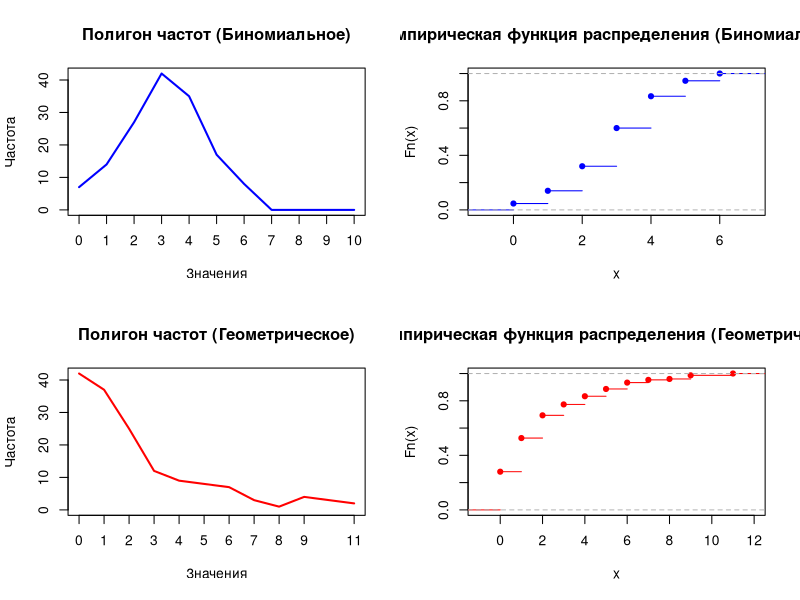
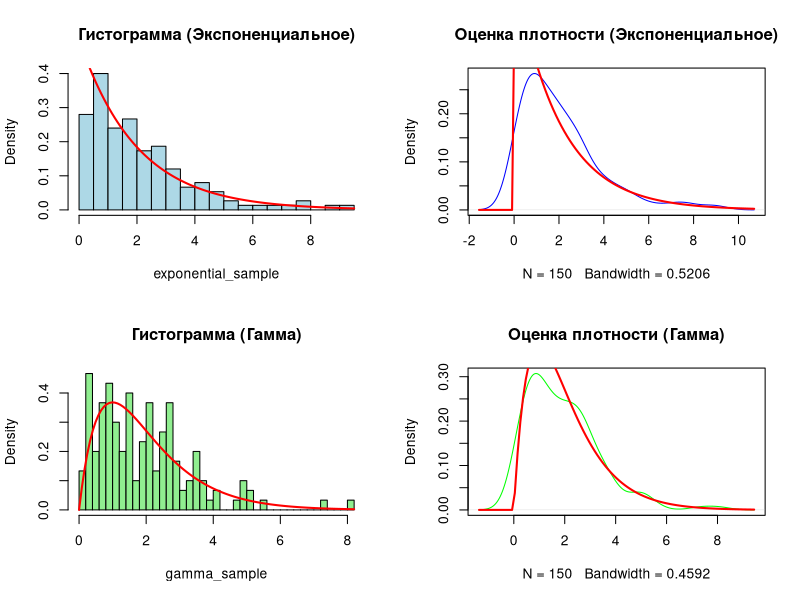

Write the R code that produced these figures, in order.
# Установка зерна для воспроизводимости результатов
set.seed(42)

# Задание 1: Дискретные распределения
cat("Задание 1: Дискретные распределения\n\n")
# Параметры
N <- 150     # Размер выборки
n <- 10      # Количество испытаний (для биномиального)
p <- 0.3     # Вероятность успеха

# 1. Генерация выборок
binomial_sample <- rbinom(N, n, p)
geometric_sample <- rgeom(N, p)

# 2. Построение полигона частот и эмпирической функции распределения
par(mfrow = c(2, 2))

# Полигон частот для биномиального распределения
bin_freq <- table(factor(binomial_sample, levels = 0:n))
plot(bin_freq, type = "l", col = "blue", xlab = "Значения", ylab = "Частота", 
     main = "Полигон частот (Биномиальное)")

# Эмпирическая функция распределения для биномиального
plot(ecdf(binomial_sample), col = "blue", main = "Эмпирическая функция распределения (Биномиальное)")

# Полигон частот для геометрического распределения
geom_freq <- table(geometric_sample)
plot(geom_freq, type = "l", col = "red", xlab = "Значения", ylab = "Частота", 
     main = "Полигон частот (Геометрическое)")

# Эмпирическая функция распределения для геометрического
plot(ecdf(geometric_sample), col = "red", main = "Эмпирическая функция распределения (Геометрическое)")

# 3. Оценки числовых характеристик (для обоих распределений)
# Для биномиального
bin_mean <- mean(binomial_sample)
bin_var <- var(binomial_sample)
bin_std <- sd(binomial_sample)
bin_mode <- as.numeric(names(sort(table(binomial_sample), decreasing = TRUE)[1]))
bin_median <- median(binomial_sample)
bin_skewness <- sum((binomial_sample - bin_mean)^3) / (N * bin_std^3)
bin_kurtosis <- (sum((binomial_sample - bin_mean)^4) / (N * bin_std^4)) - 3

# Для геометрического
geom_mean <- mean(geometric_sample)
geom_var <- var(geometric_sample)
geom_std <- sd(geometric_sample)
geom_mode <- as.numeric(names(sort(table(geometric_sample), decreasing = TRUE)[1]))
geom_median <- median(geometric_sample)
geom_skewness <- sum((geometric_sample - geom_mean)^3) / (N * geom_std^3)
geom_kurtosis <- (sum((geometric_sample - geom_mean)^4) / (N * geom_std^4)) - 3

# Вывод характеристик для биномиального распределения
cat("Биномиальное распределение:\n")
cat("  Выборочное среднее =", bin_mean, "\n")
cat("  Выборочная дисперсия =", bin_var, "\n")
cat("  Выборочное СКО =", bin_std, "\n")
cat("  Мода =", bin_mode, "\n")
cat("  Медиана =", bin_median, "\n")
cat("  Коэффициент асимметрии =", bin_skewness, "\n")
cat("  Коэффициент эксцесса =", bin_kurtosis, "\n\n")

# Вывод характеристик для геометрического распределения
cat("Геометрическое распределение:\n")
cat("  Выборочное среднее =", geom_mean, "\n")
cat("  Выборочная дисперсия =", geom_var, "\n")
cat("  Выборочное СКО =", geom_std, "\n")
cat("  Мода =", geom_mode, "\n")
cat("  Медиана =", geom_median, "\n")
cat("  Коэффициент асимметрии =", geom_skewness, "\n")
cat("  Коэффициент эксцесса =", geom_kurtosis, "\n\n")

# 4. Теоретические математическое ожидание и дисперсия
bin_theo_mean <- n * p
bin_theo_var <- n * p * (1 - p)

geom_theo_mean <- (1 - p) / p
geom_theo_var <- (1 - p) / p^2

# Сравнение
cat("Сравнение с теоретическими значениями:\n")
cat("Биномиальное:\n")
cat("  Выборочное среднее =", bin_mean, ", Теоретическое =", bin_theo_mean, "\n")
cat("  Выборочная дисперсия =", bin_var, ", Теоретическая =", bin_theo_var, "\n")
cat("Геометрическое:\n")
cat("  Выборочное среднее =", geom_mean, ", Теоретическое =", geom_theo_mean, "\n")
cat("  Выборочная дисперсия =", geom_var, ", Теоретическая =", geom_theo_var, "\n\n")

# 5. Оценка параметров
p_est_bin <- bin_mean / n
p_est_geom <- 1 / (geom_mean + 1)

cat("Оценка параметра p:\n")
cat("  Для биномиального:", p_est_bin, "\n")
cat("  Для геометрического:", p_est_geom, "\n\n")

# 6. Критерий хи-квадрат
# Для биномиального (полный диапазон 0:n)
bin_range <- 0:n
bin_probs <- dbinom(bin_range, n, p)
chisq_bin <- chisq.test(table(factor(binomial_sample, levels = bin_range)), p = bin_probs)
cat("Хи-квадрат тест для биномиального распределения:\n")
print(chisq_bin)

# Для геометрического (диапазон до максимума в выборке)
geom_range <- 0:max(geometric_sample)
geom_probs <- dgeom(geom_range, p)
geom_probs <- geom_probs / sum(geom_probs)  # Нормализация
chisq_geom <- chisq.test(table(factor(geometric_sample, levels = geom_range)), p = geom_probs)
cat("\nХи-квадрат тест для геометрического распределения:\n")
print(chisq_geom)

# Задание 2: Непрерывные распределения
cat("\n\nЗадание 2: Непрерывные распределения\n\n")
# Параметры
lambda <- 0.5  # Параметр экспоненциального распределения
alpha <- 2     # Параметр формы гамма-распределения
beta <- 1      # Параметр скорости гамма-распределения

# 1. Генерация выборок
exponential_sample <- rexp(N, rate = lambda)
gamma_sample <- rgamma(N, shape = alpha, rate = beta)

# 2. Построение гистограммы и плотности
par(mfrow = c(2, 2))

# Экспоненциальное распределение
hist(exponential_sample, breaks = 30, probability = TRUE, 
     col = "lightblue", main = "Гистограмма (Экспоненциальное)")
curve(dexp(x, rate = lambda), add = TRUE, col = "red", lwd = 2)

plot(density(exponential_sample), col = "blue", 
     main = "Оценка плотности (Экспоненциальное)")
curve(dexp(x, rate = lambda), add = TRUE, col = "red", lwd = 2)

# Гамма-распределение
hist(gamma_sample, breaks = 30, probability = TRUE, 
     col = "lightgreen", main = "Гистограмма (Гамма)")
curve(dgamma(x, shape = alpha, rate = beta), add = TRUE, col = "red", lwd = 2)

plot(density(gamma_sample), col = "green", main = "Оценка плотности (Гамма)")
curve(dgamma(x, shape = alpha, rate = beta), add = TRUE, col = "red", lwd = 2)

# 3. Оценки числовых характеристик
# Для экспоненциального
exp_mean <- mean(exponential_sample)
exp_var <- var(exponential_sample)
exp_std <- sd(exponential_sample)
exp_mode <- density(exponential_sample)$x[which.max(density(exponential_sample)$y)]
exp_median <- median(exponential_sample)
exp_skewness <- sum((exponential_sample - exp_mean)^3) / (N * exp_std^3)
exp_kurtosis <- (sum((exponential_sample - exp_mean)^4) / (N * exp_std^4)) - 3

# Для гамма-распределения
gamma_mean <- mean(gamma_sample)
gamma_var <- var(gamma_sample)
gamma_std <- sd(gamma_sample)
gamma_mode <- density(gamma_sample)$x[which.max(density(gamma_sample)$y)]
gamma_median <- median(gamma_sample)
gamma_skewness <- sum((gamma_sample - gamma_mean)^3) / (N * gamma_std^3)
gamma_kurtosis <- (sum((gamma_sample - gamma_mean)^4) / (N * gamma_std^4)) - 3

# Вывод характеристик
cat("Экспоненциальное распределение:\n")
cat("  Выборочное среднее =", exp_mean, "\n")
cat("  Выборочная дисперсия =", exp_var, "\n")
cat("  Мода =", exp_mode, "\n")
cat("  Медиана =", exp_median, "\n")
cat("  Коэффициент асимметрии =", exp_skewness, "\n")
cat("  Коэффициент эксцесса =", exp_kurtosis, "\n\n")

cat("Гамма-распределение:\n")
cat("  Выборочное среднее =", gamma_mean, "\n")
cat("  Выборочная дисперсия =", gamma_var, "\n")
cat("  Мода =", gamma_mode, "\n")
cat("  Медиана =", gamma_median, "\n")
cat("  Коэффициент асимметрии =", gamma_skewness, "\n")
cat("  Коэффициент эксцесса =", gamma_kurtosis, "\n\n")

# 4. Теоретические значения
exp_theo_mean <- 1 / lambda
exp_theo_var <- 1 / lambda^2

gamma_theo_mean <- alpha / beta
gamma_theo_var <- alpha / beta^2

# Сравнение
cat("Сравнение с теоретическими значениями:\n")
cat("Экспоненциальное:\n")
cat("  Выборочное среднее =", exp_mean, ", Теоретическое =", exp_theo_mean, "\n")
cat("  Выборочная дисперсия =", exp_var, ", Теоретическая =", exp_theo_var, "\n")
cat("Гамма-распределение:\n")
cat("  Выборочное среднее =", gamma_mean, ", Теоретическое =", gamma_theo_mean, "\n")
cat("  Выборочная дисперсия =", gamma_var, ", Теоретическая =", gamma_theo_var, "\n\n")

# 5. Оценка параметров
lambda_est <- 1 / exp_mean
alpha_est <- gamma_mean^2 / gamma_var
beta_est <- gamma_mean / gamma_var

cat("Оценка параметров:\n")
cat("  Экспоненциальное (lambda):", lambda_est, "\n")
cat("  Гамма (alpha):", alpha_est, "\n")
cat("  Гамма (beta):", beta_est, "\n\n")

# 6. Проверка распределений
# Тест Колмогорова-Смирнова (более подходит для непрерывных)
cat("Тест Колмогорова-Смирнова:\n")
cat("Экспоненциальное:\n")
print(ks.test(exponential_sample, "pexp", lambda))

cat("\nГамма-распределение:\n")
print(ks.test(gamma_sample, "pgamma", shape = alpha, rate = beta))

# Хи-квадрат тест с группировкой
cat("\nХи-квадрат тест с группировкой:\n")

# Функция для хи-квадрат теста с автоматической группировкой
chi_square_test <- function(sample, dist_func, ...) {
  # Автоматическое определение интервалов
  breaks <- hist(sample, plot = FALSE)$breaks
  observed <- hist(sample, breaks = breaks, plot = FALSE)$counts
  
  # Теоретические вероятности
  probs <- diff(dist_func(breaks, ...))
  probs <- probs / sum(probs)  # Нормализация
  
  # Проверка
  chisq.test(observed, p = probs)
}

cat("Экспоненциальное:\n")
print(chi_square_test(exponential_sample, pexp, rate = lambda))

cat("\nГамма-распределение:\n")
print(chi_square_test(gamma_sample, pgamma, shape = alpha, rate = beta))

# Сброс графических параметров
par(mfrow = c(1, 1))